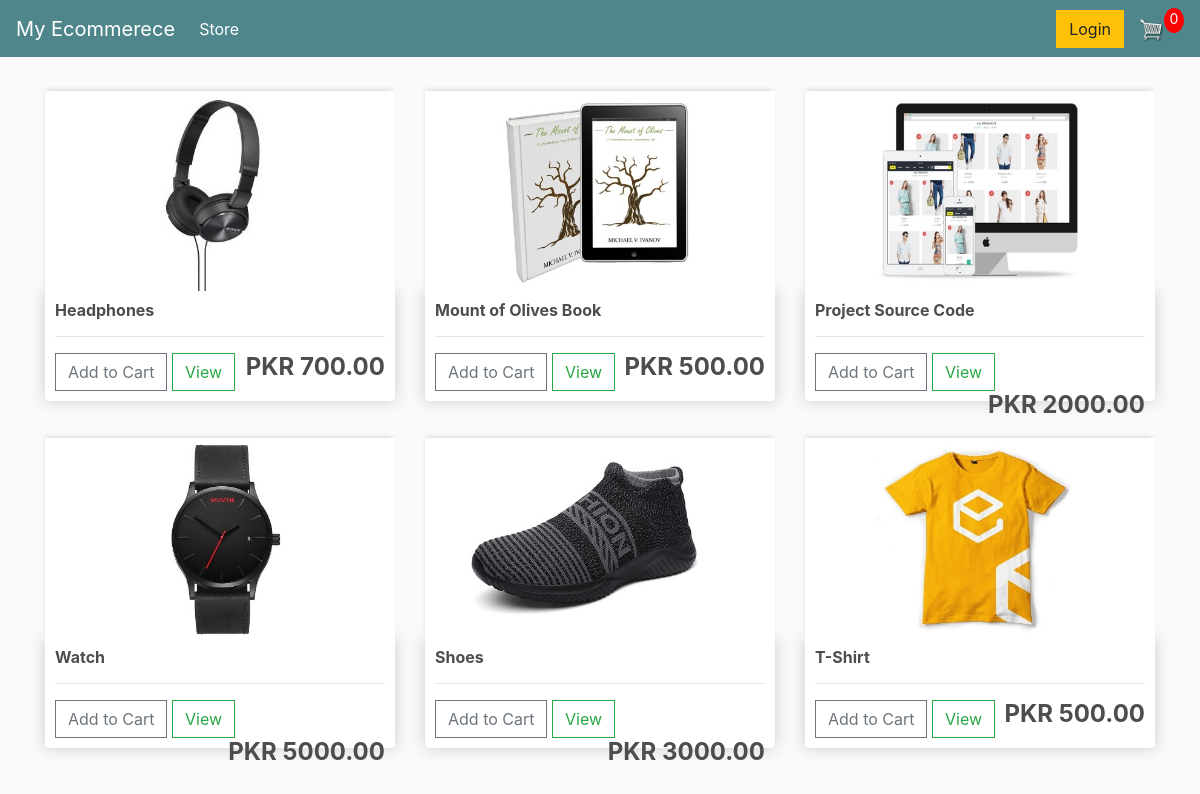
Before: / with the older database file.
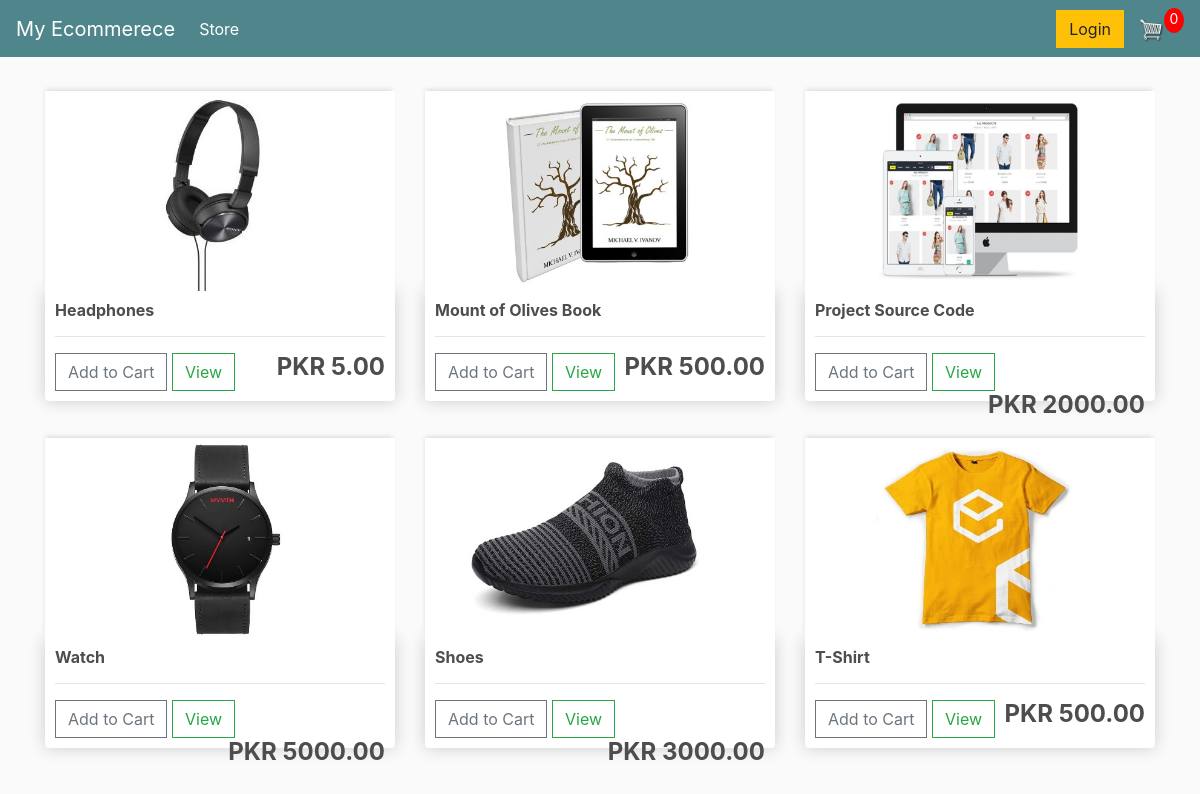
After: the same page with the newer database file.
### store/models.py (models this page shows, shortened)
class Product(models.Model):
    name = models.CharField(max_length=200, null=True)
    price = models.FloatField()
    digital = models.BooleanField(default=False, null=True, blank=True)
    image = models.ImageField(default="placeholder.png", null=True, blank=True)
    @property
    def imageURL(self):
        try:
            url = self.image.url
        except:
            url = ""
        return url

### store/views.py (the view)
# urls.py: path("", include("store.urls")),
def store(request):
    products = Product.objects.all()
    if request.user.is_authenticated:
        customer = request.user.customer
        order, created = Order.objects.get_or_create(customer=customer, complete=False)
        context = {
            "products": products,
            "order": order,
        }
    else:
        context = {
            "products": products,
        }
    return render(request, "store/store.html", context)

### store/templates/store/store.html
{% extends 'store/main.html' %} {% load static %} {% block content %}
<div class="row">
  {% for product in products %}
  <div class="col-lg-4">
    <img class="thumbnail" src="{{product.imageURL}}" />
    <div class="box-element product">
      <h6><strong>{{product.name}}</strong></h6>
      <hr />
      {% if request.user.is_authenticated %}
      <a
        href="{% url 'add-item' product.id %}"
        class="btn btn-outline-secondary add-btn"
        >Add to Cart</a
      >
      {% else %}
      <a href="{% url 'login' %}" class="btn btn-outline-secondary add-btn"
        >Add to Cart</a
      >
      {% endif %}
      <a class="btn btn-outline-success" href="{{product.imageURL}}">View</a>
      <h4 style="display: inline-block; float: right">
        <strong>PKR {{product.price|floatformat:2}}</strong>
      </h4>
    </div>
  </div>
  {% endfor %}
</div>
{% endblock content %}

Changed rows visible on the page:
changed Product "Headphones": price "700.00" → "5.00"
